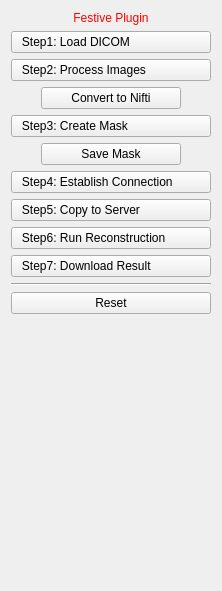
<?xml version="1.0" encoding="UTF-8"?>
<ui version="4.0">
 <class>FestiveViewControls</class>
 <widget class="QWidget" name="FestiveViewControls">
  <property name="geometry">
   <rect>
    <x>0</x>
    <y>0</y>
    <width>222</width>
    <height>591</height>
   </rect>
  </property>
  <property name="windowTitle">
   <string>QmitkTemplate</string>
  </property>
  <layout class="QVBoxLayout" name="verticalLayout">
   <item>
    <widget class="QLabel" name="titleLabel">
     <property name="styleSheet">
      <string notr="true">QLabel { color: rgb(255, 0, 0) }</string>
     </property>
     <property name="text">
      <string>Festive Plugin</string>
     </property>
     <property name="alignment">
      <set>Qt::AlignCenter</set>
     </property>
    </widget>
   </item>
   <item>
    <widget class="QPushButton" name="button_1">
     <property name="toolTip">
      <string>Do image processing</string>
     </property>
     <property name="styleSheet">
      <string notr="true">text-align: left;</string>
     </property>
     <property name="text">
      <string>   Step1: Load DICOM</string>
     </property>
    </widget>
   </item>
   <item>
    <widget class="QPushButton" name="button_2">
     <property name="toolTip">
      <string>Do image processing</string>
     </property>
     <property name="styleSheet">
      <string notr="true">text-align: left;</string>
     </property>
     <property name="text">
      <string>   Step2: Process Images</string>
     </property>
    </widget>
   </item>
   <item alignment="Qt::AlignHCenter">
    <widget class="QPushButton" name="button_2_1">
     <property name="minimumSize">
      <size>
       <width>140</width>
       <height>0</height>
      </size>
     </property>
     <property name="maximumSize">
      <size>
       <width>140</width>
       <height>16777215</height>
      </size>
     </property>
     <property name="text">
      <string>Convert to Nifti</string>
     </property>
    </widget>
   </item>
   <item>
    <widget class="QPushButton" name="button_3">
     <property name="toolTip">
      <string>Do image processing</string>
     </property>
     <property name="styleSheet">
      <string notr="true">text-align: left;</string>
     </property>
     <property name="text">
      <string>   Step3: Create Mask</string>
     </property>
    </widget>
   </item>
   <item alignment="Qt::AlignHCenter">
    <widget class="QPushButton" name="button_3_1">
     <property name="minimumSize">
      <size>
       <width>140</width>
       <height>0</height>
      </size>
     </property>
     <property name="maximumSize">
      <size>
       <width>140</width>
       <height>16777215</height>
      </size>
     </property>
     <property name="text">
      <string>Save Mask</string>
     </property>
    </widget>
   </item>
   <item>
    <widget class="QPushButton" name="button_4">
     <property name="toolTip">
      <string>Do image processing</string>
     </property>
     <property name="styleSheet">
      <string notr="true">text-align: left;</string>
     </property>
     <property name="text">
      <string>   Step4: Establish Connection</string>
     </property>
    </widget>
   </item>
   <item>
    <widget class="QPushButton" name="button_5">
     <property name="styleSheet">
      <string notr="true">text-align: left;</string>
     </property>
     <property name="text">
      <string>   Step5: Copy to Server</string>
     </property>
    </widget>
   </item>
   <item>
    <widget class="QPushButton" name="button_6">
     <property name="toolTip">
      <string>Do image processing</string>
     </property>
     <property name="styleSheet">
      <string notr="true">text-align: left;</string>
     </property>
     <property name="text">
      <string>   Step6: Run Reconstruction</string>
     </property>
    </widget>
   </item>
   <item>
    <widget class="QPushButton" name="button_7">
     <property name="styleSheet">
      <string notr="true">text-align: left;</string>
     </property>
     <property name="text">
      <string>   Step7: Download Result</string>
     </property>
    </widget>
   </item>
   <item>
    <widget class="Line" name="line">
     <property name="orientation">
      <enum>Qt::Horizontal</enum>
     </property>
    </widget>
   </item>
   <item>
    <widget class="QPushButton" name="button_r">
     <property name="text">
      <string>Reset</string>
     </property>
    </widget>
   </item>
   <item>
    <spacer name="spacer">
     <property name="orientation">
      <enum>Qt::Vertical</enum>
     </property>
     <property name="sizeType">
      <enum>QSizePolicy::Expanding</enum>
     </property>
     <property name="sizeHint" stdset="0">
      <size>
       <width>20</width>
       <height>220</height>
      </size>
     </property>
    </spacer>
   </item>
  </layout>
 </widget>
 <layoutdefault spacing="6" margin="11"/>
 <resources/>
 <connections/>
</ui>
